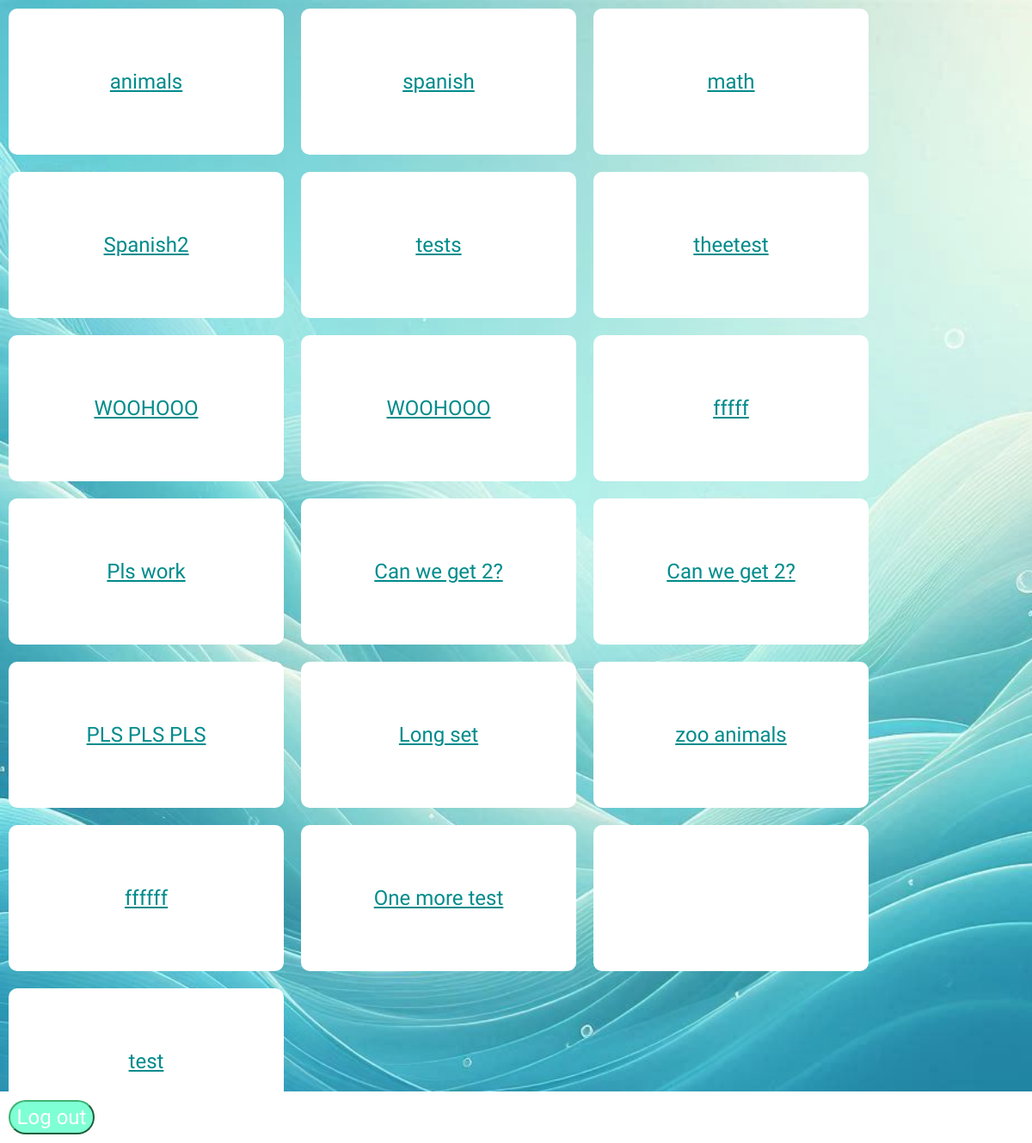
The app's page /library (signed in), older data.
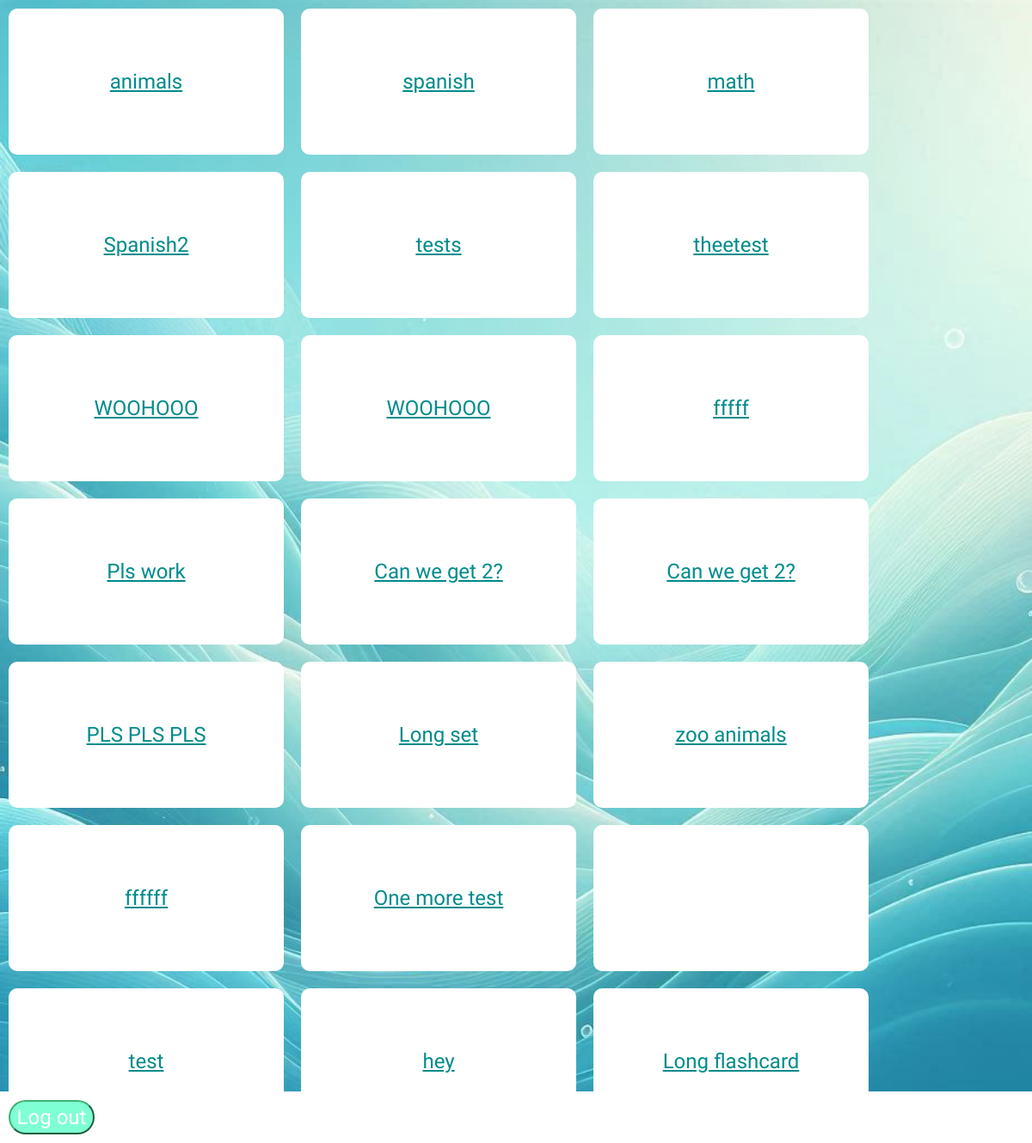
The same page, newer data.
### tables this page shows
CREATE TABLE cardsets (set_name VARCHAR(25), set_id INTEGER PRIMARY KEY AUTOINCREMENT, user_id INT, FOREIGN KEY (user_id) REFERENCES users(user_id));

### app.py (the view)
@app.route('/library')
@login_required
def library():
    all_cards = db.execute("SELECT * FROM flashcards WHERE user_id=?",session['user_id'])
    set_front = db.execute("SELECT * FROM cardsets WHERE user_id=?",session['user_id'])
    return render_template('library.html',all_cards=all_cards,set_front=set_front)

### app.py (called while the page is built)
@app.after_request
def after_request(response):
    response.headers["Cache-Control"] = "no-cache, no-store, must-revalidate"
    response.headers["Expires"] = 0
    response.headers["Pragma"] = "no-cache"
    return response

### helpers.py (called while the page is built)
def login_required(f):
    @wraps(f)
    def decorated_function(*args, **kwargs):
        if session.get("user_id") is None:
            return redirect("/login")
        return f(*args, **kwargs)
    return decorated_function

### templates/library.html
{% extends 'layout.html' %}
{% block content %}
    <div class="rows2">
        {% for set in set_front %}
            <div class="box5">
                <a class="link_font" href = '{{ url_for("play",set_id = set["set_id"]) }}'>{{set['set_name']}}</a>
            </div>
        {% endfor %}
    </div>
{% endblock %}

### templates/layout.html (shortened to what this page needs)
<head>
<link href="/static/styles.css" rel = 'stylesheet'>
</head>
<body>
<div class="navbar">
    <button class="logout" onclick="to_log_out()">Log out</button>
</div>
<main>
    {% block content %}
    {% endblock %}
</main>
</body>

### static/styles.css (style rules this page uses)
body { background-image: url("aqua_bg.jpeg"); background-repeat: no-repeat; background-attachment: fixed; background-size:cover; margin:0; box-sizing:border-box; padding:0; }
.logout { position:fixed; bottom: 0; left:0; border-radius:40px; background-color:aquamarine; color:white; font-family:'Nunito Sans'; font-size:24px; height:40px; width:100px; border-color:mediumseagreen; margin:10px; text-align:center; }
.box5 { height:150px; width:300px; border-radius:10px; background-color:white; display:flex; flex-direction:row; flex-wrap:wrap; padding:10px; margin:10px; align-items:center; justify-content:center; }
.rows2 { display:flex; flex-direction:row; flex-wrap:wrap; }
.link_font { font-family:"Nunito Sans",cursive; font-size:24px; color:darkcyan; }
.navbar { position:fixed; bottom:0px; left:0px; height:60px; width:100%; background-color:white; border-color:white; }

Row changes from the older to the newer data that the page shows:
added cardsets: set_name "hey"
added cardsets: set_name "Long flashcard"
